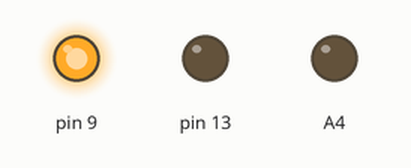
The sketch below on a simulated Arduino Uno, built with avr-gcc and run on an emulated ATmega328P. On the bench: output pins drawn as LEDs (lit = HIGH). What the sketch prints to the serial monitor is not drawn.

Above: at 3.1 s.
At 12.7 s:
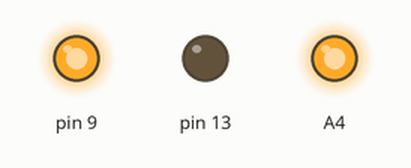
Timing chart, 0 to 33.3 s (numbered marks = the images above):
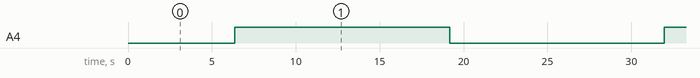

The sketch:

ar6.ino
```cpp
boolean mal=true;
int i=0;

void setup() {
  // put your setup code here, to run once:
  pinMode(9, OUTPUT);
  pinMode(13, OUTPUT);
  digitalWrite(9,1);
   digitalWrite(13,0);

pinMode(A4, OUTPUT);

Serial.begin(9600);
}

void loop() {
Serial.println(i);
if(i<1)
  {
    mal=true;
  }


if(i>254)
  {
    mal=false;
  }


if(mal)
  {
    i++;
  }else{
    i--;
  }
analogWrite(A4, i);

// digitalWrite(13,1);
//  delay(5000);
//   digitalWrite(13,0);
  delay(50);


}
```

Measured:
- by itself, A4: alternates HIGH for 12.8 s and LOW for 12.8 s
